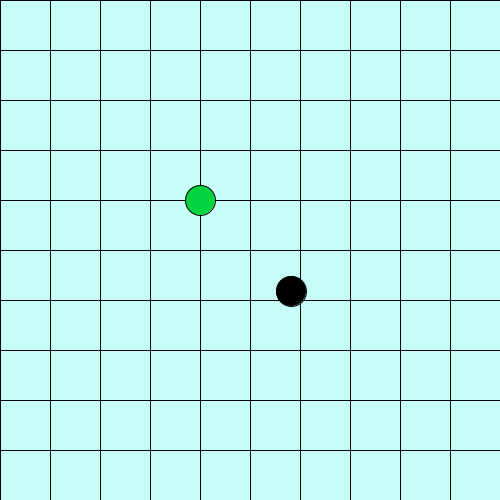
Frame 1 (no input)
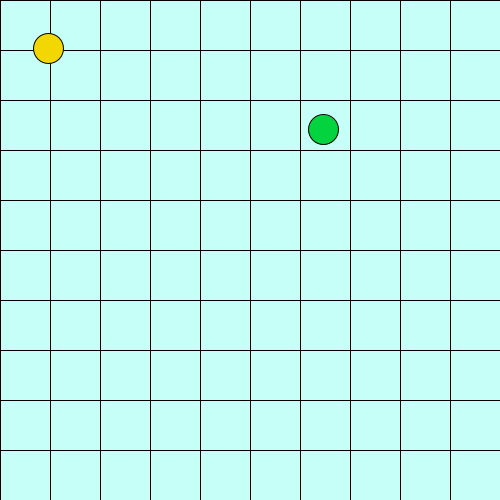
Frame 60 (the mouse pressed at the canvas centre just before this capture)
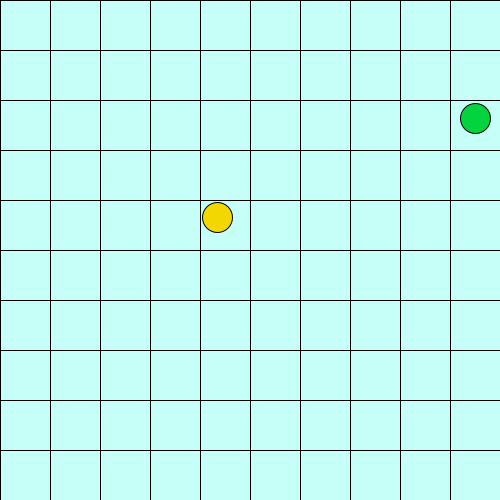
Frame 120 (the mouse held since frame 60 and released just before this capture)

The Processing sketch that drew these frames (run headless with seeded random() and noise(); from frame 60 on, the mouse is pressed at the canvas centre):

// Processing sketch: processing_100053
// ── processing_100053.pde

//if statements, for loops, response

int timer = 0; 
float fX= 200;
float fY= 200;
float eX= 250;
float eY= 250;
float pX= 300;
float pY= 300;
float easing= .03;
color pColor = color(#F2D702);

void setup(){
  size(500,500);
  frameRate(24);
}

void draw(){
  background(0);
   bGround();
  food();
  player1();
  collisions();
 

}

void food(){
 //respawn
  timer++;
  if(timer >= 48){
    fX = random(width);
    fY =random(height);
    timer = 0;
}
fill(#02D33F);
  ellipse(fX, fY, 30,30);

}

void player1(){
float targetX=mouseX;
float targetY= mouseY;
pX += (targetX - pX) * easing;
pY += (targetY - pY) * easing;
fill(pColor);
ellipse(pX,pY,30,30);
}

void collisions(){
  float pDist = dist(pX,pY,fX,fY);
  if(pDist<= 30){
    pColor = color(#F27F02);
  }else{
    pColor = color(#F2D702);
  }
}
void bGround(){
    for(int i = 0; i< width; i += 50){
      for(int j = 0; j <height; j +=50){
        fill(#C6FFF7);
        rect(i,j,50,50);
      }
    }
}
